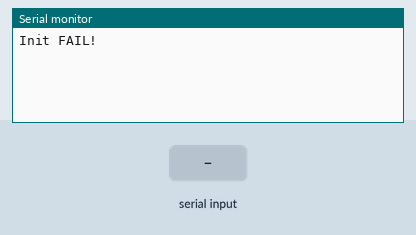
This sketch was run on a simulated ESP32. Parts: the last lines printed to the serial monitor. The test bench sets the inputs (shaded band).

Above: at 3.2 s.
3.3 s: "1\n" received over the second serial link
At 4.0 s:
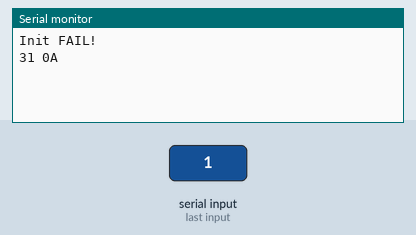
4.8 s: "0\n" received over the second serial link
At 6.0 s:
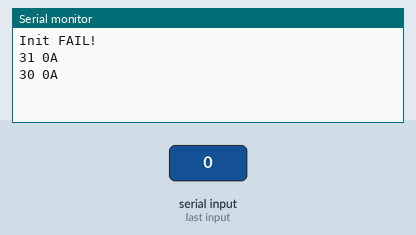
6.3 s: "2\n" received over the second serial link
At 7.4 s:
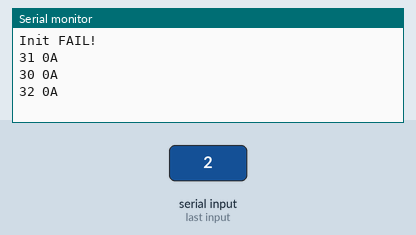

Measured:
- after the input at 3.3 s, the serial monitor: prints a new line after 0.05 s (image 1)
- after the input at 4.8 s, the serial monitor: prints a new line after 0.05 s (image 2)
- after the input at 6.3 s, the serial monitor: prints a new line after 0.05 s (image 3)

The sketch:

test_round_button_with_display.ino
```cpp
Stream *port;

void setup() {
  Serial.begin(115200);
  Serial1.begin(115200, SERIAL_8N1, 4, 5);

  if (initDisplayModule(&Serial1)){
    Serial.print("Init OK. Version ");
    Serial.println(getVer());
  }else{
    Serial.println("Init FAIL!");
  }

  delay(2000);
}

void loop() {
  if (Serial1.available()) {
    String buff = Serial1.readStringUntil('\r');
    printHex(buff);
  }
  //Serial.println();
  //delay(1000);
}

bool initDisplayModule(Stream *p){
  port = p;
  port->setTimeout(50);
  char initConn[5] = {0xAA, 0x01, 0x01, 0x01};
  String r = sendComm(initConn, sizeof(initConn));
  //Serial.println(r[0], HEX);

  if (r[0] == 0xFE){
    return true;
  }else{
    return false;
  }
}

String getVer(){
  char readVersion[5] = {0xAA, 0x06, 0x01, 0x00};
  return sendComm(readVersion, sizeof(readVersion)).substring(3);
}

String sendComm(char* c, int l){
  String buff;
  String comm;
  String datain;
  for (int i = 1; i < l-1; i++){
    comm += c[i];
  }
  char crccomm = crcCalc(comm);
  c[l-1] = crccomm;

  if(port->write(c, l) == 5){
    delay(50);
    if (port->available()) {
      buff = port->readStringUntil('\r');
      //printHex(buff);

      String respdata = buff.substring(1, 4);
      //printHex(respdata);
      //Serial.println(getRespCode(respdata));

      if(buff.length() > 5){
        datain = buff.substring(5, buff.length());
        datain = datain.substring(0, datain.length()-1);
        //printHex(datain);

        char crc = crcCalc(datain);
        //if (crc < 16) Serial.print(0);
        //Serial.println(crc, HEX);
      }else{
        datain = respdata.substring(2);
      }
    }
  }
  return datain;
}

String getRespCode(String s){
  String rcode;
  String retcode = s.substring(2);

  switch (retcode[0]) {
    case 0xFE:
      rcode = "NORMAL";
      break;
    case 0xFD:
      rcode = "CHECKSUM_ERROR";
      break;
    case 0xFC:
      rcode = "NOT_SUPPORT";
      break;
    case 0xFB:
      rcode = "BUSY";
      break;
    case 0xFA:
      rcode = "SYSTEM_IS_STARTING_OR_NOT_CONNECT";
      break;
    default:
      rcode = "UNKNOWN";
      break;
  }

  return rcode;
}

void printHex(String s){
  for (int i = 0; i < s.length(); i++){
    if (s[i] < 16) Serial.print(0);
    Serial.print(s[i], HEX);
    Serial.print(" ");
  }
  Serial.println();
}

char crcCalc(String d){
  char crc;
  for (int i = 0; i < d.length(); i++){
    crc += d[i];
  }
  crc = crc^0xFF;
  return crc;
}
```
